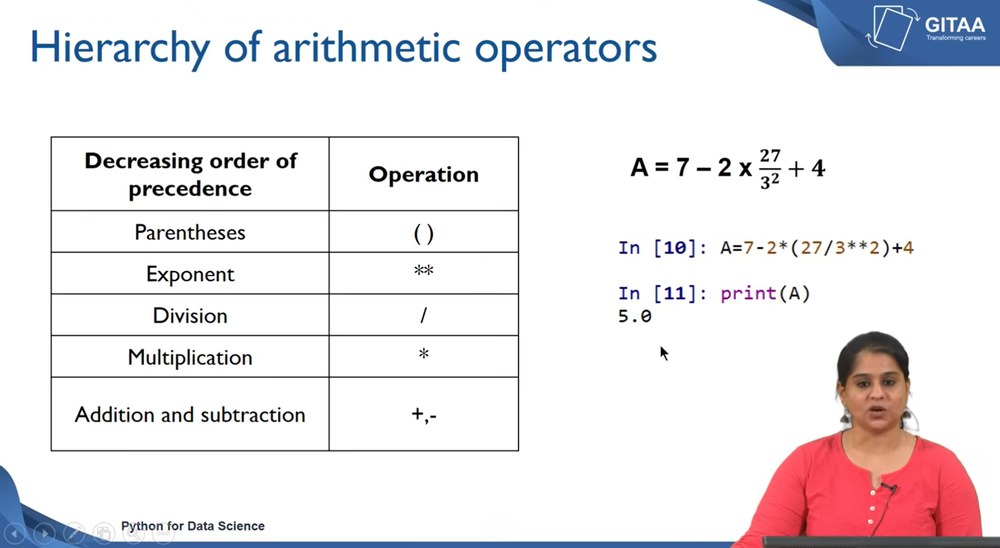
#> input picture Code/Python/NPTEL Data Science/6_operator.png, 1000 x 548 px, shrunk from 1919 x 1052 before the run, found by its file name
$ python demo1.py
#> lines starting #> are read from the running program, lines starting #| are printed output that depends on the picture; after the words box and inside, x2 and y2 are one past the last pixel; in counts of white or black regions, pixels touching at a corner belong together

"""
This is to read the text from the photo
"""

import cv2
import pytesseract
from PIL import Image

# 🔹 Set path to tesseract.exe (Windows only)
pytesseract.pytesseract.tesseract_cmd = r"D:\Programming\Tacaract\tesseract.exe"

# 🔹 Read image using OpenCV
image_path = r"D:\Programming\Code\Python\NPTEL Data Science\6_operator.png"   # change your image name if needed
img = cv2.imread(image_path)
#> img is the input picture: shape (548, 1000, 3); mean B, G, R 234.7, 232, 236.1

# 🔹 Convert image to grayscale
gray = cv2.cvtColor(img, cv2.COLOR_BGR2GRAY)
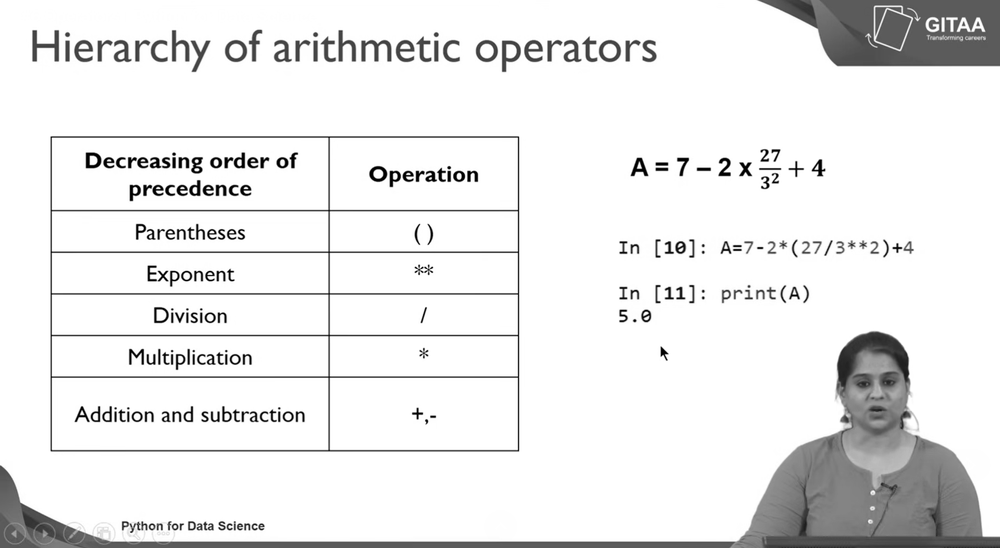
#> gray: shape (548, 1000); min 0, max 255, mean 233.5

# 🔹 Apply thresholding (improves text clarity)
_, thresh = cv2.threshold(gray, 150, 255, cv2.THRESH_BINARY)
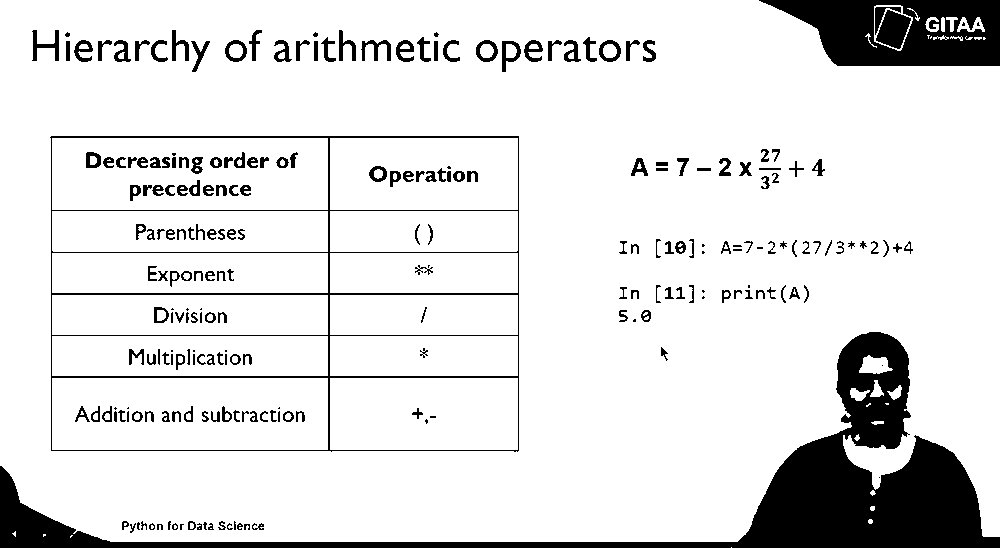
#> thresh: shape (548, 1000); 88% white; 241 black regions (35 under 20 px), largest, box (x1, y1, x2, y2) and area: (0, 332, 1000, 548) 33594, (759, 0, 1000, 66) 10546, (50, 136, 519, 452) 5907

# 🔹 Convert OpenCV image to PIL image
pil_img = Image.fromarray(thresh)

# 🔹 Extract text using Tesseract OCR
#> (the run stopped early here; a loop or call above may not have finished)

$ run again, with Code/Python/NPTEL Data Science/12_numpy.png copied over Code/Python/NPTEL Data Science/6_operator.png
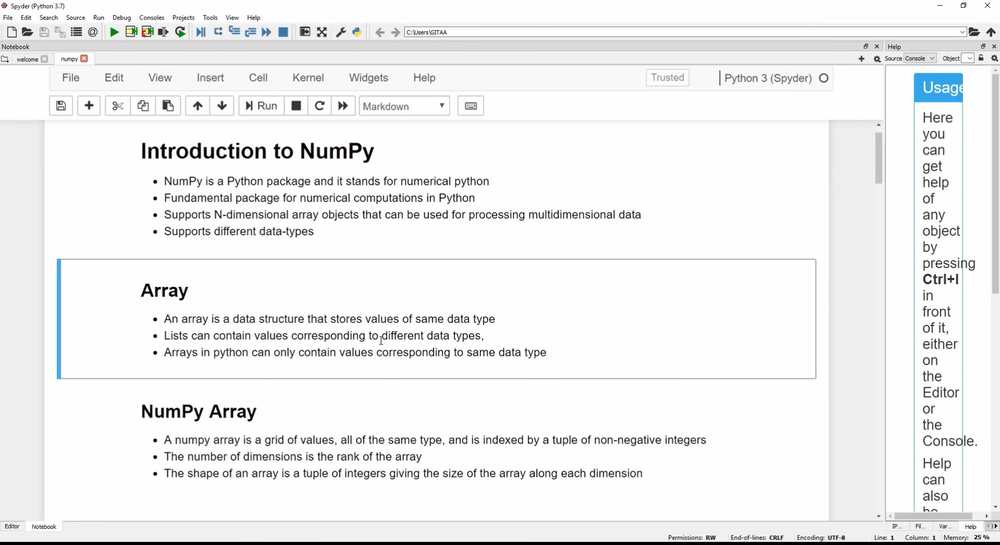
#> input picture Code/Python/NPTEL Data Science/12_numpy.png, 1000 x 545 px, shrunk from 1917 x 1045 before the run, found by its file name
#> img is the input picture: shape (545, 1000, 3); mean B, G, R 240.7, 240.4, 240
#> `_, thresh = cv2.threshold(gray, 150, 255, cv2.THRESH_BINARY)`:
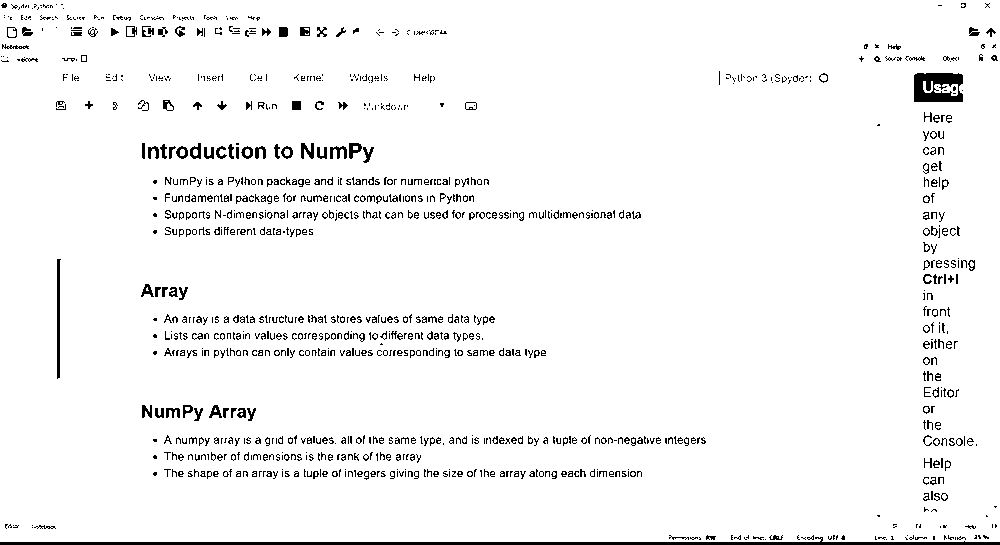
#> thresh: shape (545, 1000); 95.9% white; 1096 black regions (754 under 20 px), largest, box (x1, y1, x2, y2) and area: (0, 537, 1000, 545) 3020, (914, 73, 963, 102) 1108, (57, 259, 61, 379) 359

$ run again, with Code/Python/NPTEL Data Science/12_numpy_operations.png copied over Code/Python/NPTEL Data Science/6_operator.png
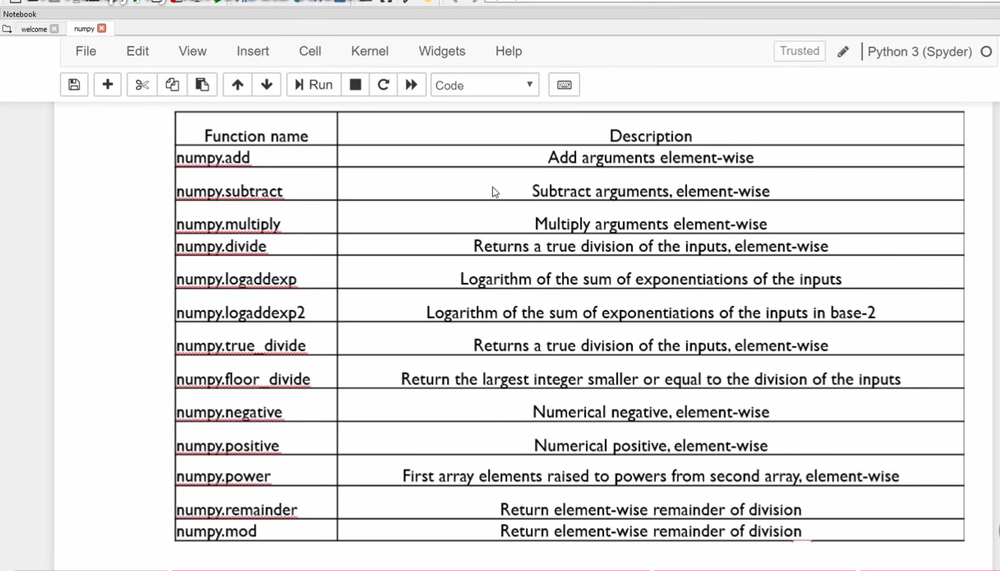
#> input picture Code/Python/NPTEL Data Science/12_numpy_operations.png, 1000 x 571 px, shrunk from 1603 x 916 before the run, found by its file name
#> img is the input picture: shape (571, 1000, 3); mean B, G, R 232.6, 232.6, 233
#> `_, thresh = cv2.threshold(gray, 150, 255, cv2.THRESH_BINARY)`:
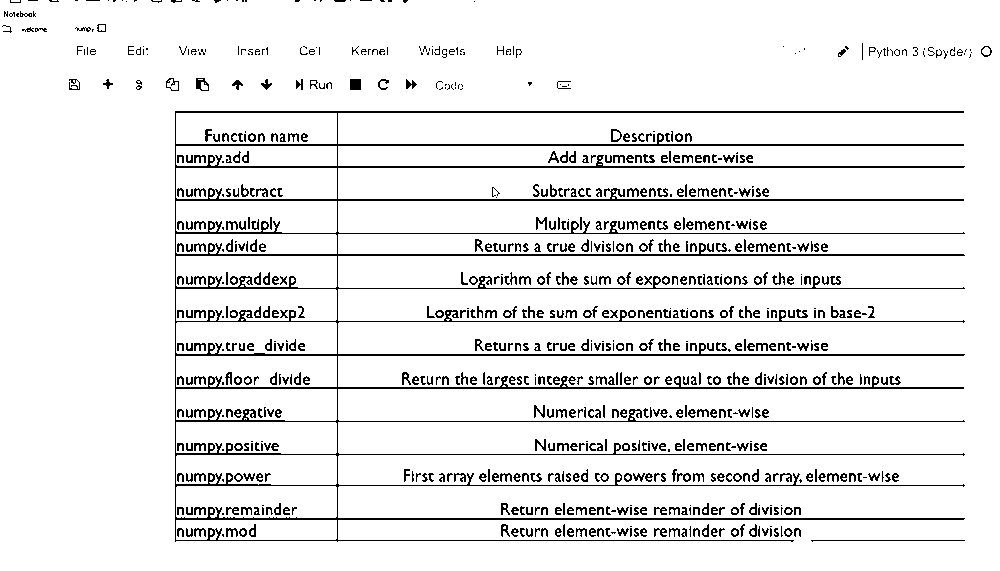
#> thresh: shape (571, 1000); 92% white; black in thin lines or dots

$ run again, with Code/Python/NPTEL Data Science/18_exploratory_data_analysis.png copied over Code/Python/NPTEL Data Science/6_operator.png
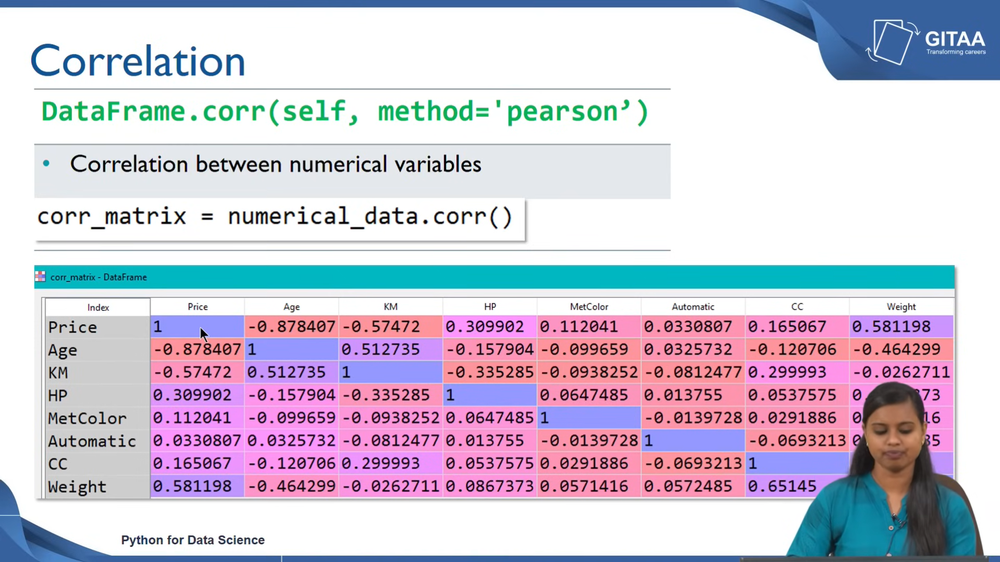
#> input picture Code/Python/NPTEL Data Science/18_exploratory_data_analysis.png, 1000 x 562 px, shrunk from 1919 x 1079 before the run, found by its file name
#> img is the input picture: shape (562, 1000, 3); mean B, G, R 216.3, 200.1, 206
#> `gray = cv2.cvtColor(img, cv2.COLOR_BGR2GRAY)`:
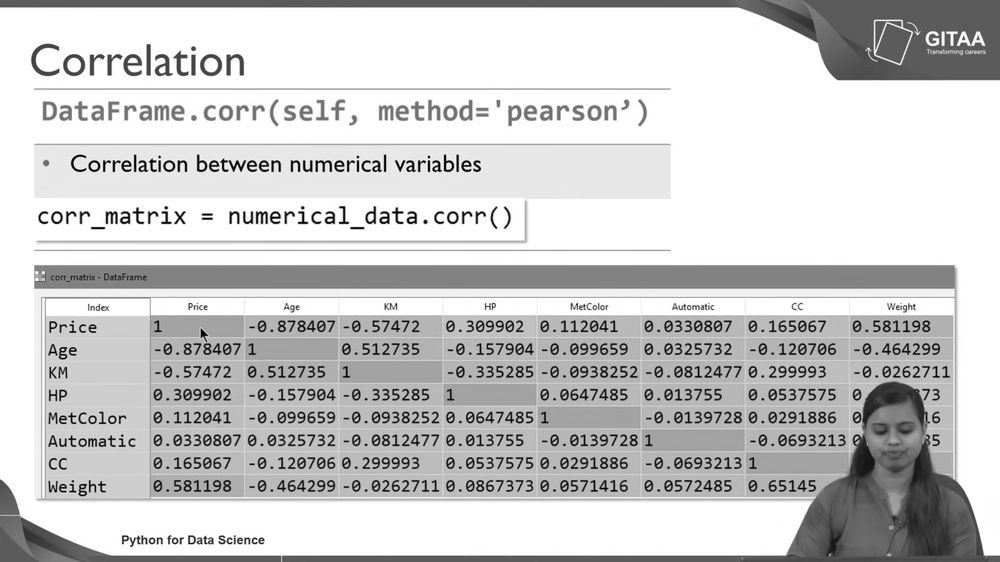
#> gray: shape (562, 1000); min 0, max 255, mean 203.7
#> `_, thresh = cv2.threshold(gray, 150, 255, cv2.THRESH_BINARY)`:
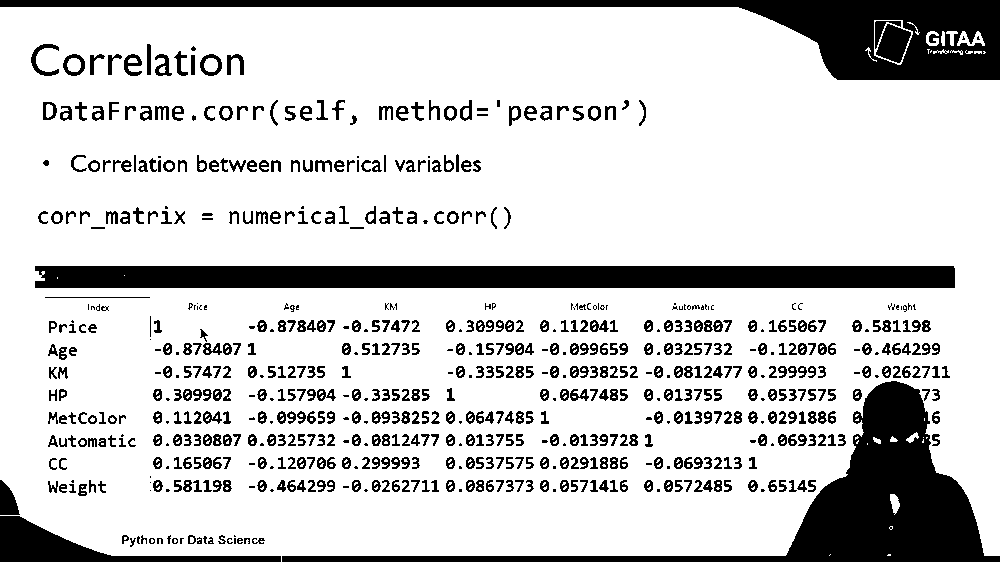
#> thresh: shape (562, 1000); 81.2% white; 715 black regions (140 under 20 px), largest, box (x1, y1, x2, y2) and area: (282, 381, 1000, 562) 23604, (35, 266, 955, 288) 20157, (0, 0, 1000, 80) 19351
